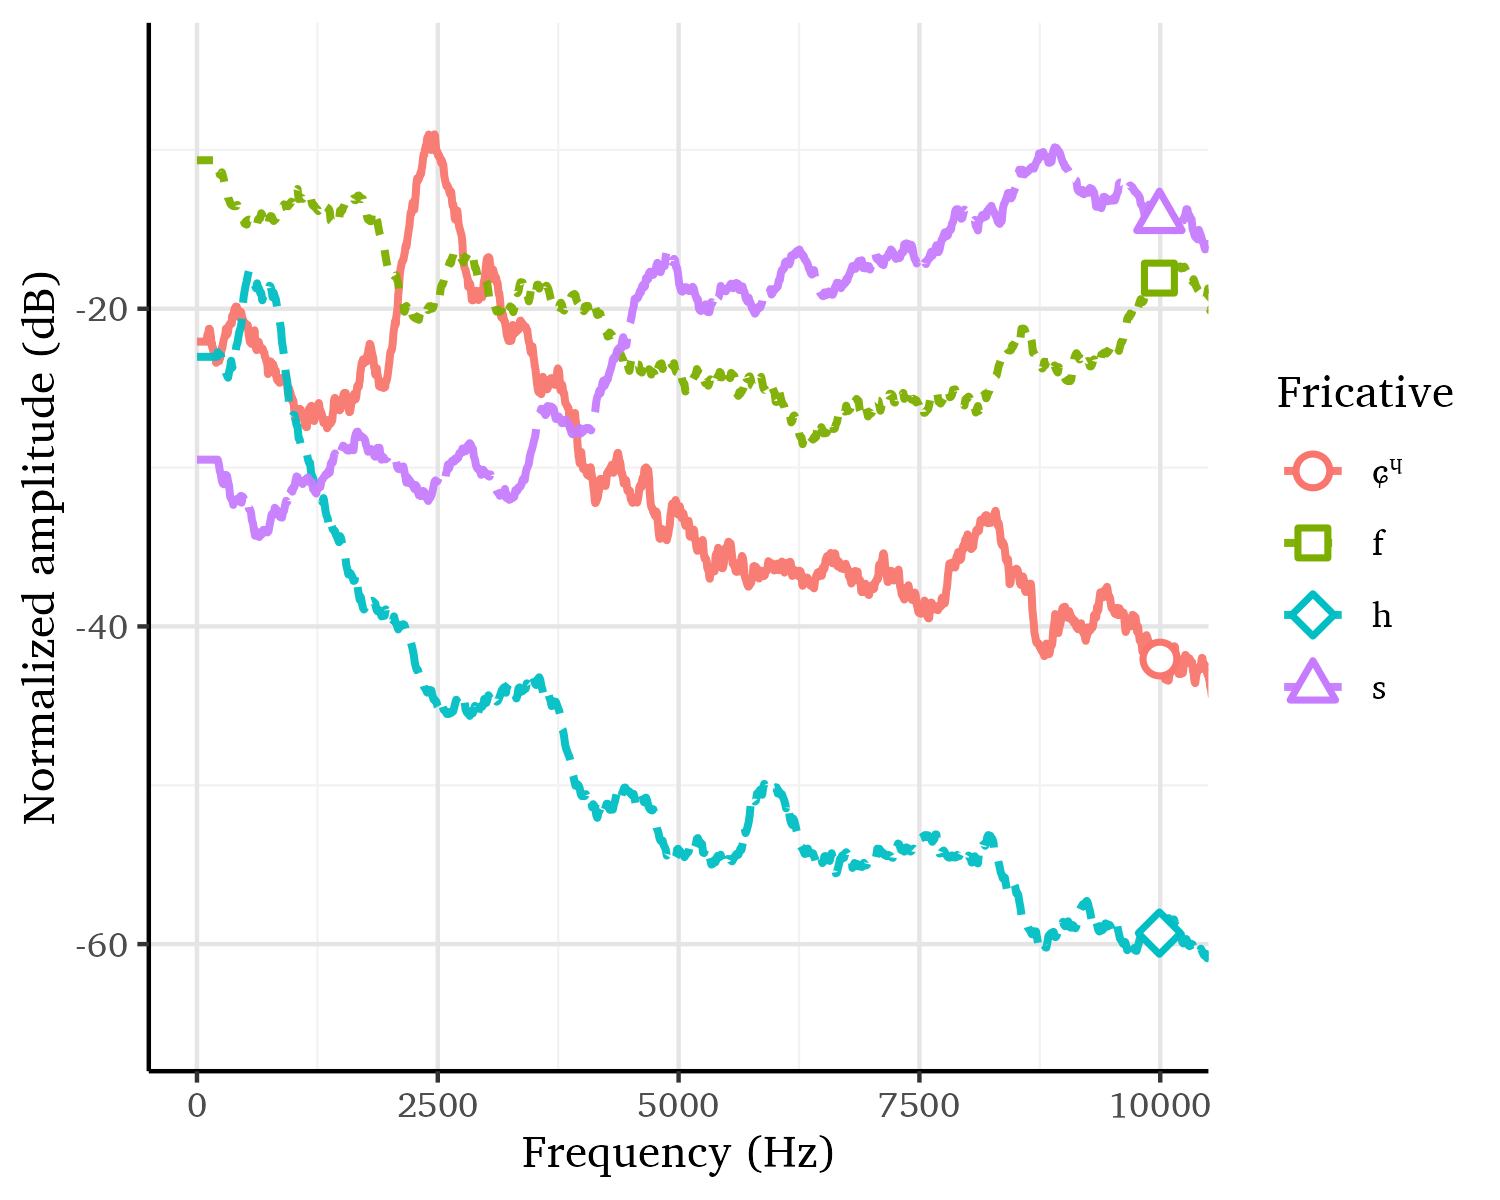

R code for this plot:
library(dplyr)
library(ggplot2)
library(readr)
library(zoo)   # for rollmean
library(scales)
library(viridis)
library(extrafont)
font_import(pattern = "CharisSIL", prompt = FALSE)
loadfonts()

# Define a white background theme
white_theme <- theme(
  panel.background = element_rect(fill = "white"),
  plot.background = element_rect(fill = "white"),
  panel.grid.major = element_line(color = "grey90"),
  panel.grid.minor = element_line(color = "grey95"),
  legend.background = element_rect(fill = "white"),
  axis.line = element_line(color = "black"),
  text=element_text(family="Charis SIL")
)



# Distinguishable linetypes for B&W printing
lt <- c(
  "ɕᶣ" = "solid",      # ———
  "f"   = "22",         # ——  ——  (long dash)
  "h"   = "42",         # — · — ·  (dash + dot)
  "s"   = "F2"          # —— · —— (long dash + dot)
)


spectra <- read.csv("~/GitHub/jipa-akan/figures/figure06/sound_spectra.csv")

spectra[spectra == "??"] <- "çʷ"


#Normalize intensity within groups

spectra_norm <- spectra %>%
  group_by(Name) %>%
  mutate(
    Intensity_norm = Intensity - max(Intensity, na.rm = TRUE)
  ) %>%
  ungroup()

#Smooth intensity within groups

spectra_norm <- spectra_norm %>%
  group_by(Name) %>%
  arrange(Frequency) %>%
  mutate(
    Intensity_smooth = zoo::rollmean(Intensity_norm, k = 40, fill = "extend", na.pad = TRUE)
  ) %>%
  ungroup()

# Pick a labeling point for each line (right edge of plot)
label_points <- spectra_norm %>%
  filter(Frequency <= 10000) %>%
  group_by(Name) %>%
  slice_max(Frequency, n = 1)

px_spectra <-
  ggplot(spectra_norm,
         aes(x = Frequency, y = Intensity_smooth,
             color = Name, linetype = Name)) +
  geom_line(size = 0.9, alpha = 0.95) +
  scale_fill_viridis()+
  scale_linetype_manual(values = lt) +
  
  # Add symbols next to lines
  geom_point(
    data = label_points,
    aes(x = Frequency, y = Intensity_smooth, shape = Name),
    size = 3, fill = "white", stroke = 1.2
  ) +
  scale_shape_manual(values = c(
    "ɕᶣ" = 21,
    "f"   = 22,
    "h"   = 23,
    "s"   = 24
  )) +
  
  coord_cartesian(xlim = c(0, 10000), ylim = c(-65, -5)) +
  labs(
    x = "Frequency (Hz)",
    y = "Normalized amplitude (dB)",
    shape = "Fricative",
    color = "Fricative",
    linetype = "Fricative"
    ) +
  white_theme

px_spectra

ggsave(px_spectra,
       file = "~/GitHub/jipa-akan/figures/figure06/figure6.png",
       height = 4, width = 5, dpi = 300)
